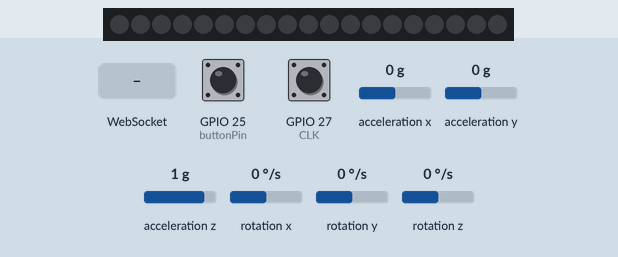
Bench run of a sketch on a simulated ESP32. Shown: 19 RGB LEDs in strip order, left to right. The inputs (shaded band) are chosen by the test bench; at power-on: GPIO 25 (buttonPin) HIGH, GPIO 27 (CLK) HIGH, acceleration x 0 g, acceleration y 0 g, acceleration z 1 g, rotation x 0 °/s, rotation y 0 °/s, rotation z 0 °/s. Dim RGB values are drawn brighter than linear; WiFi joins after 1.5 s; servers stay silent unless stated; USB keyboard and mouse output is not drawn; what the sketch prints to the serial monitor is not drawn.

Above: at 3.2 s.
3.3 s: WebSocket text "5" received
At 4.1 s:
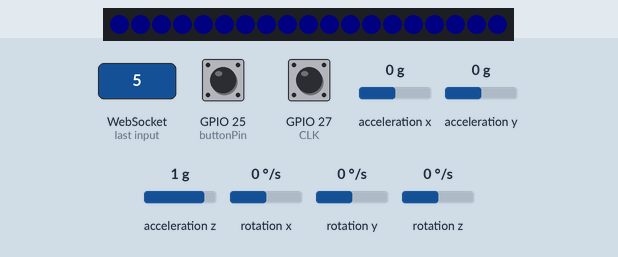
4.8 s: WebSocket text "200" received
At 5.2 s:
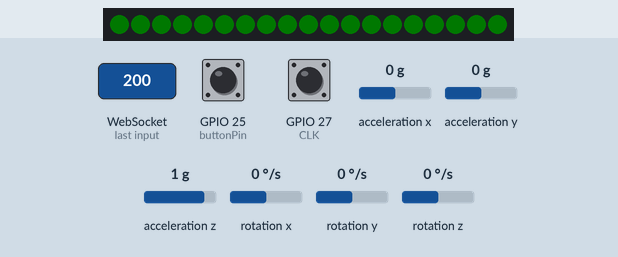
8.0 s: WebSocket text "#" received
At 8.8 s:
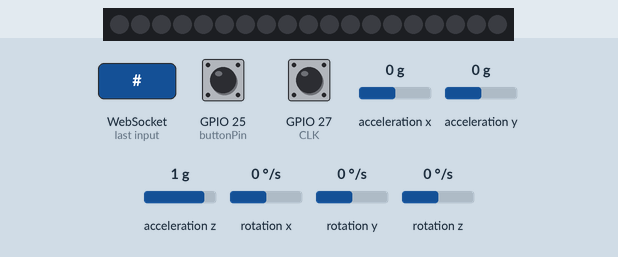
Timing chart, 0 to 11.0 s (numbered marks = the images above; inputs shaded):
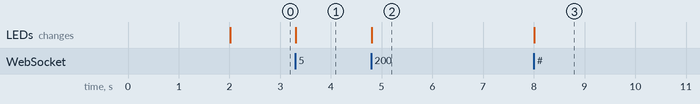

The sketch:

Grafiti.ino
```cpp
#include <BleMouse.h>
#include "I2Cdev.h"
#include "MPU6050.h"
#include <Adafruit_NeoPixel.h>
#include <WiFi.h>
#include <WebSocketsServer.h>

String colores[] = {"#010101", "#FF0000", "#00FF00", "#0000FF", "#FFFF00", "#FF00FF", "#00FFFF"};

const char* ssid = "grafiti";     // Reemplaza con el nombre de tu red Wi-Fi
const char* password = "cirociro"; // Reemplaza con la contraseña de tu red


String color;


WebSocketsServer webSocket = WebSocketsServer(81); // Puerto 81

BleMouse bleMouse;
MPU6050 accelgyro;

int counter = 0; // Contador
char direction = ' '; // Direccion
long valorRel=0;

const int buttonPin = 25;

#define PIN 19
#define NUMPIXELS 19

#define CLK 27
#define DT 26

char currentDir[4] = ""; // Usar array de caracteres

int currentStateCLK;
int lastStateCLK;

// Flag para indicar que se necesita imprimir el resultado
bool updateNeeded = false;

Adafruit_NeoPixel pixels(NUMPIXELS, PIN, NEO_GRB + NEO_KHZ800);

unsigned long lastButtonPressTime = 0;
const unsigned long debounceDelay = 200;

bool buttonHeld = false;


void hexToRGB(String hexString, uint8_t &r, uint8_t &g, uint8_t &b) {
  if (hexString.startsWith("#")) {
    hexString = hexString.substring(1); // Remover el "#"
  }
  long number = (long) strtol(hexString.c_str(), NULL, 16); // Convertir a long
  r = (number >> 16) & 0xFF; // Extraer el valor rojo
  g = (number >> 8) & 0xFF;  // Extraer el valor verde
  b = number & 0xFF;         // Extraer el valor azul
}


void setup() {
    Serial.begin(115200);
    pinMode(CLK, INPUT);
    pinMode(DT, INPUT);
    pinMode(buttonPin, INPUT_PULLUP);

    // Leer el estado inicial del CLK
    lastStateCLK = digitalRead(CLK);

    // Llamar a updateEncoder() cuando un high o un low haya cambiado
    attachInterrupt(digitalPinToInterrupt(CLK), updateEncoder, CHANGE);

     // Conectar a WiFi
    WiFi.begin(ssid, password);
    while (WiFi.status() != WL_CONNECTED) {
        delay(1000);
        Serial.println("Conectando a WiFi...");
    }
    Serial.println("Conectado a WiFi");

    webSocket.begin();
    webSocket.onEvent(webSocketEvent);


    Wire.begin();
    Wire.setClock(400000);


    pixels.begin();

    // Inicializar el MPU6050
    Serial.println("Initializing I2C devices...");
    accelgyro.initialize();
    Serial.println("Testing device connections...");
    Serial.println(accelgyro.testConnection() ? "MPU6050 connection successful" : "MPU6050 connection failed");

    accelgyro.setXGyroOffset(100);
    accelgyro.setYGyroOffset(0);
    accelgyro.setZGyroOffset(65);

    Serial.println("Starting BLE work!");
    bleMouse.begin();
}

int x;
int y;
uint8_t red, green, blue;
const int smoothingFactor = 1.4; // Factor de suavizado
int16_t gx, gy, gz;

void loop() {

  webSocket.loop();

    if (updateNeeded) {
        updateNeeded = false; // Resetear el flag
        Serial.print("Direction: ");
        Serial.print(direction);
        Serial.print(" | Counter: ");
        Serial.println(counter);
    }


    if (bleMouse.isConnected()) {

    accelgyro.getRotation(&gx, &gy, &gz);

    // Suavizar las lecturas
    x = (gy / 256) / smoothingFactor * -1;
    y = (gx / 256) / smoothingFactor;


    if (x < 0) {
      x = x / 1.05;  // Aplica una suavización adicional para movimientos a la derecha
    }

    Serial.print(x);
    Serial.print("----");
    Serial.println(y);

    bleMouse.move(-x, -y);
  }


  hexToRGB(color, red, green, blue); // Convertir el color

  for(int i=0; i<NUMPIXELS; i++) {
    pixels.setPixelColor(i, pixels.Color(red, green, blue));
  }
  pixels.show();


  // Mantener el click si el botón está presionado
  if (buttonHeld) {
    bleMouse.press(MOUSE_LEFT);
  } else {
    bleMouse.release(MOUSE_LEFT);
  }

  if (digitalRead(buttonPin) == LOW) {
    buttonHeld = true;  // El botón está presionado
  } else {
    buttonHeld = false; // El botón está liberado
  }

  delay(5);
}


void webSocketEvent(uint8_t num, WStype_t type, uint8_t * payload, size_t length) {
    switch (type) {
      case WStype_TEXT:
          char buffer[7]; // Suponiendo que el color es siempre un código hexadecimal de 7 caracteres (ej. "#FF00FF")if (length < sizeof(buffer)) {
          memcpy(buffer, payload, length);
          buffer[length] = '\0'; // Agregar el terminador nulo al final
          color = String(buffer); // Asignar a la variable color
          Serial.printf("El color recibido es: %s\n", color.c_str());

        break;
        case WStype_CONNECTED:
            Serial.printf("Cliente conectado desde: %u\n", num);
            break;
        case WStype_DISCONNECTED:
            Serial.printf("Cliente desconectado: %u\n", num);
            break;
    }

  }


/*cppCopiar códigovoid webSocketEvent(uint8_t num, WStype_t type, uint8_t * payload, size_t length) {
    switch (type) {
        case WStype_TEXT:
            char buffer[7]; // Suponiendo que el color es siempre un código hexadecimal de 7 caracteres (ej. "#FF00FF")if (length < sizeof(buffer)) {
                memcpy(buffer, payload, length);
                buffer[length] = '\0'; // Agregar el terminador nulo al final
                color = String(buffer); // Asignar a la variable color
                Serial.printf("El color recibido es: %s\n", color.c_str());
            }break;
        case WStype_CONNECTED:
            Serial.printf("Cliente conectado desde: %u\n", num);
            break;
        case WStype_DISCONNECTED:
            Serial.printf("Cliente desconectado: %u\n", num);
            break;
    }
}*/


int current=1;
void updateEncoder() {
    int currentStateCLK = digitalRead(CLK);
    int currentStateDT = digitalRead(DT);

    // Comprobar si el estado del DT es diferente al estado del CLK
    if (currentStateCLK != lastStateCLK) {
        if (currentStateDT != currentStateCLK) {
            counter++;
            direction = 'C';
            bleMouse.move(0,0,1);
        } else {
            counter--;
            direction = 'W';
            bleMouse.move(0,0,-1);
        }
        updateNeeded = true; // Indica que hay una actualización
        if (counter>6) counter=0;
        if (counter<0) counter=6;
    }

    lastStateCLK = currentStateCLK; // Guardar el último estado del CLK
}
```

Measured:
- after the input at 3.3 s, the LEDs: change at once (image 1)
- after the input at 4.8 s, the LEDs: change at once (image 2)
- after the input at 8.0 s, the LEDs: change at once (image 3)
